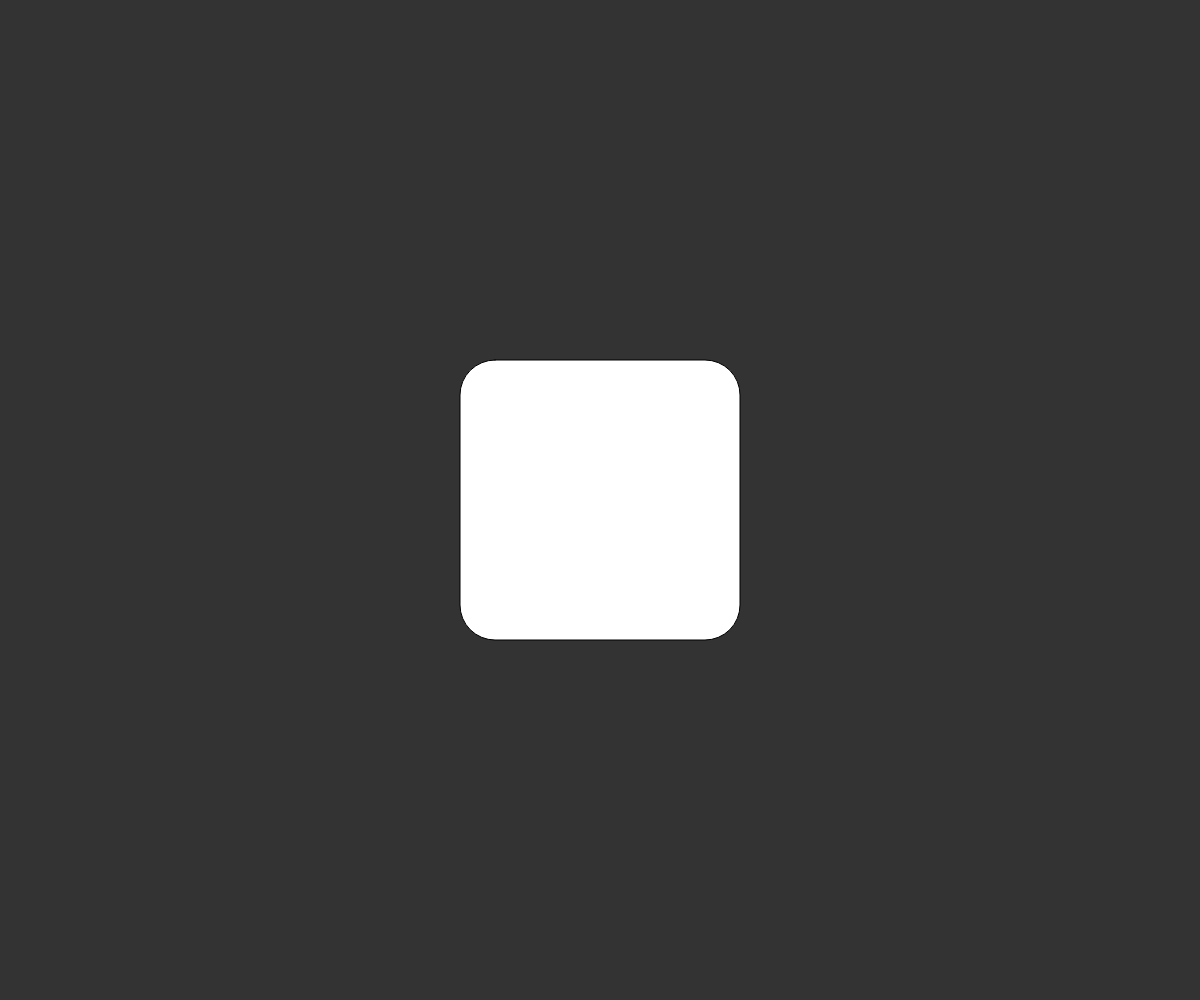
Frame 1 (no input)
Frame 60 (no input): identical to frame 1, image omitted
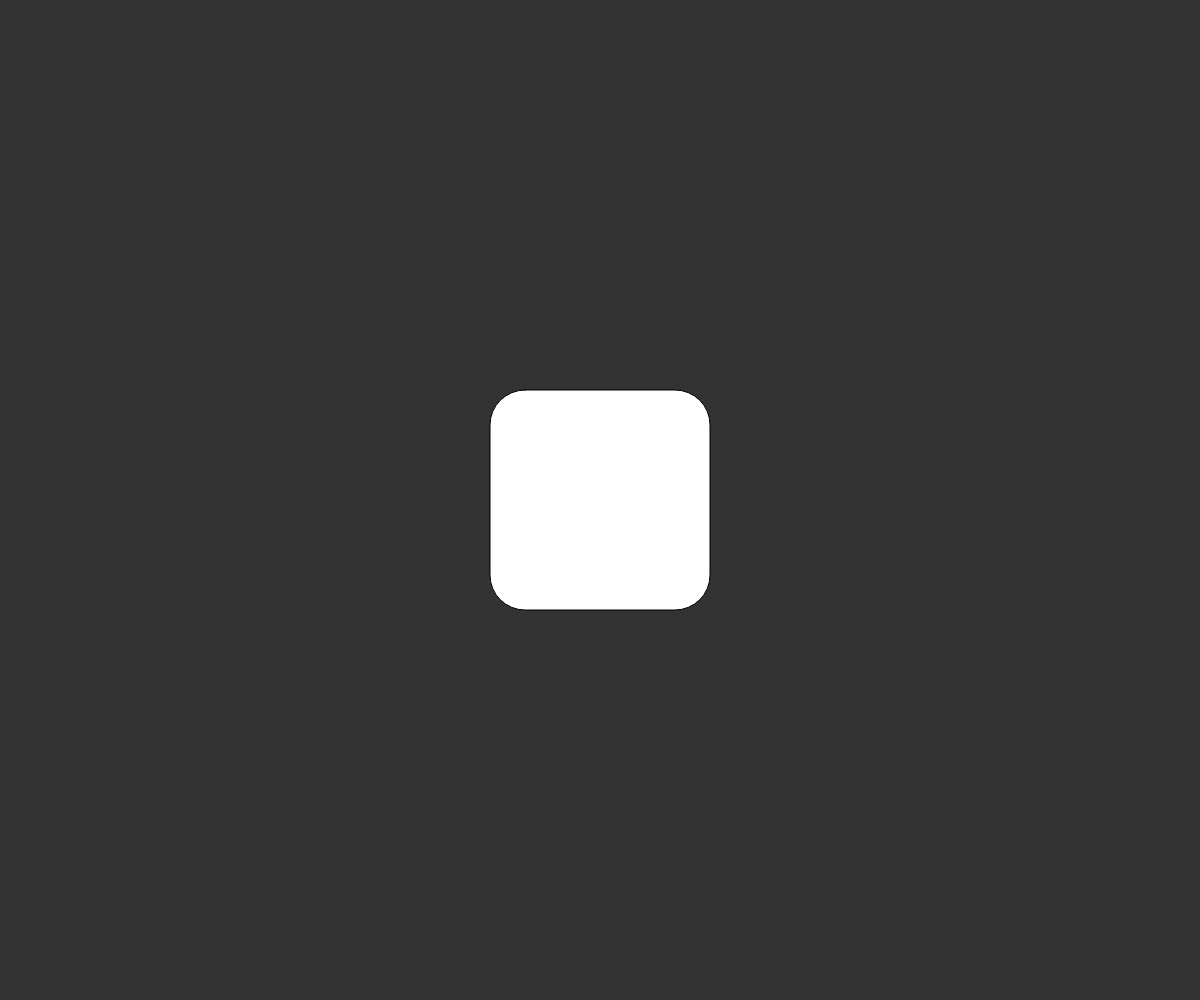
Frame 120 (the mouse pressed at the canvas centre since frame 60)

The p5.js sketch that drew these frames (run headless with seeded random() and noise() and a simulated clock; from frame 60 on, the mouse is pressed at the canvas centre):

// p5.js sketch
// ── sketch.js
var Rolls = [];
var Tokens = [];
var lengthHeight = 280;
const backCol = 51;

function buttonRect(Length, Curve) {
  rect(windowWidth / (windowWidth / (windowWidth / 2 - Length / 2)), windowHeight / (windowHeight / (windowHeight / 2 - Length / 2)), Length, Length, Curve)
}

function rollDisplay() {
  let sizeOfTxt = 35;
  textSize(sizeOfTxt);
  let roll = Math.floor(random(1, 7));
  Rolls.push(roll);
  text(Rolls[Rolls.length - 1], windowWidth / 2 - (sizeOfTxt / 4), (windowHeight / 2) + (sizeOfTxt / 8));
}

function tokenNotif() {
  let sizeOfTxt = 20;
  textSize(sizeOfTxt);
  let token = Math.floor(random(1, 7));
  Tokens.push(token);
  text(Tokens[Tokens.length - 1], windowWidth / 2 - (sizeOfTxt / 4), (windowHeight / 2) + (sizeOfTxt / 8));
}

function setup() {
  createCanvas(windowWidth, windowHeight);
  background(backCol);
  buttonRect(lengthHeight, 35);
}

function draw() {
  let minRad = 230;
  if (mouseIsPressed && lengthHeight > 230) {
    lengthHeight -= 30;
    background(backCol);
    buttonRect(lengthHeight, 35);
  }
}

function mouseReleased() {
  lengthHeight = 280;
  background(51);
  buttonRect(lengthHeight, 35);
  rollDisplay()
}

function windowResized() {
  resizeCanvas(windowWidth, windowHeight);
  background(51);
  buttonRect(lengthHeight, 35);
  rollDisplay();
}
